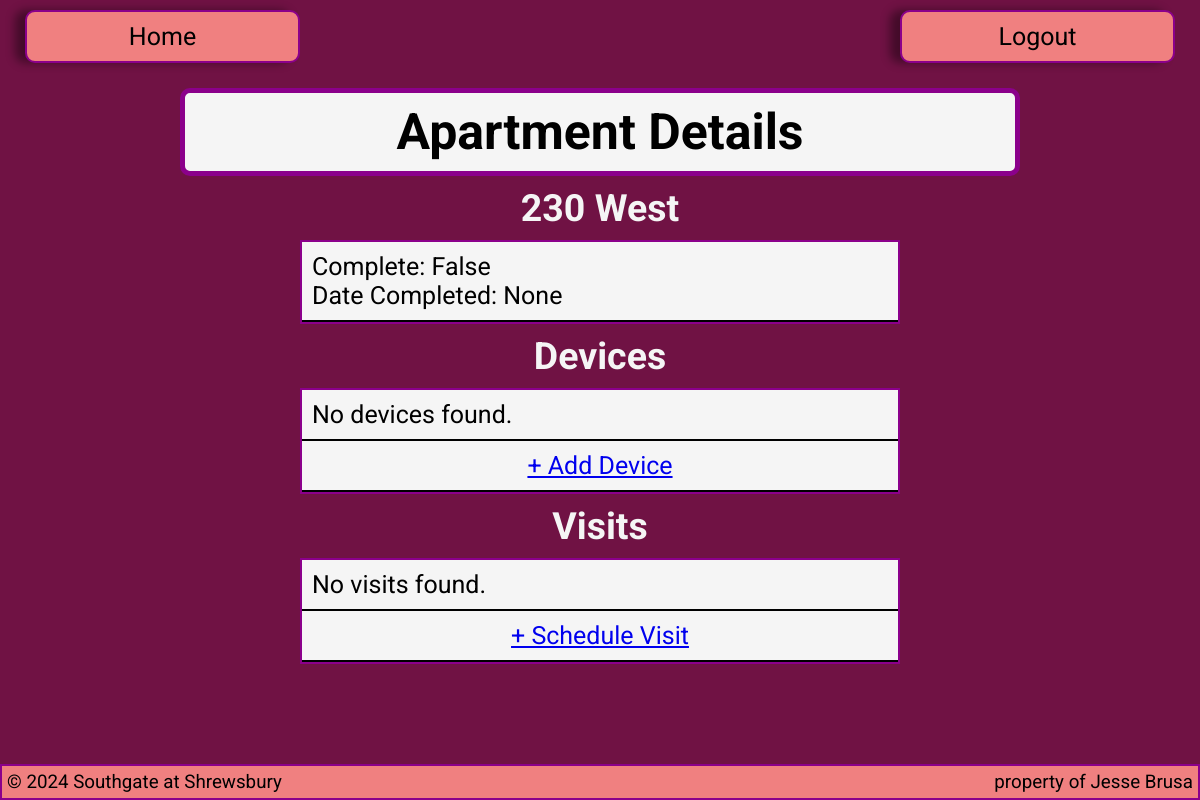
The page /streaming-transition/apartment/201/ on the database as committed earlier.
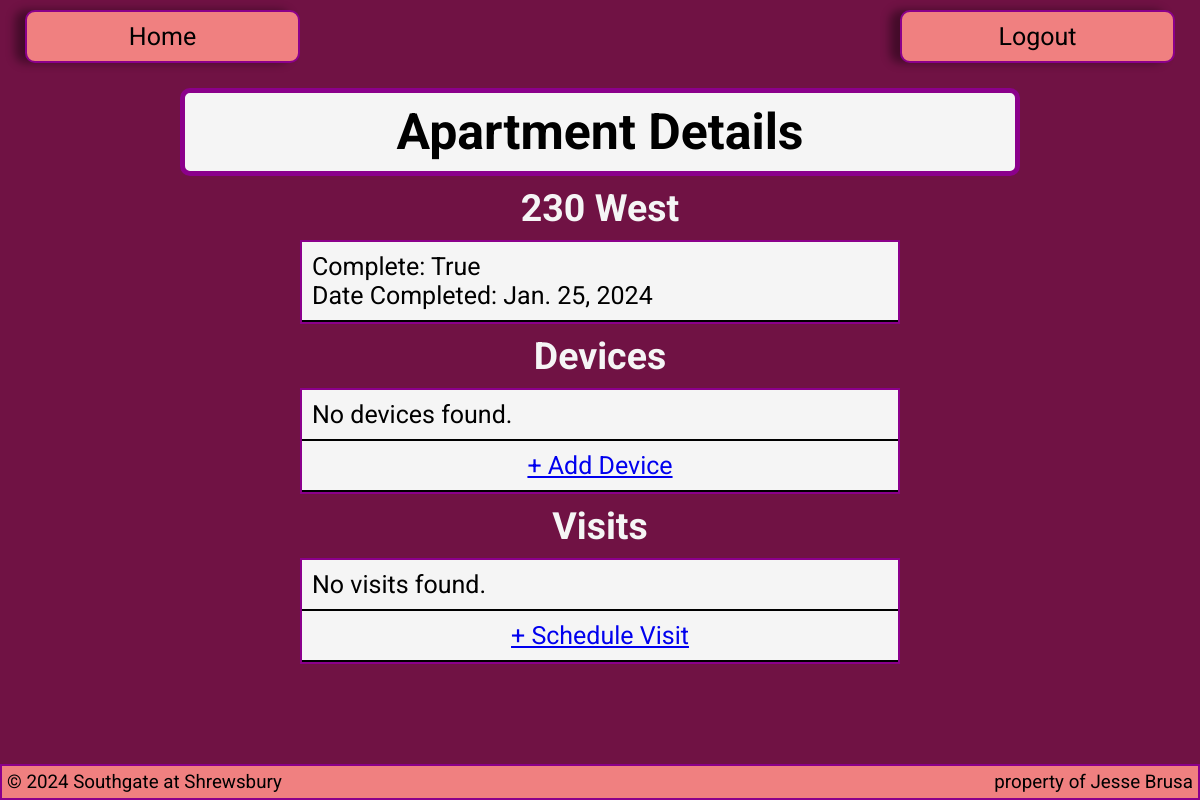
The same page on the database as committed later.
### streaming_transition/models.py (models this page shows, shortened)
class Apartment(models.Model):
    apartment_number = models.IntegerField()
    building = models.CharField(max_length=255)
    complete = models.BooleanField(default=False)
    date_completed = models.DateField(null=True, blank=True)

### streaming_transition/views.py (the view)
# urls.py: path('apartment/<int:pk>/', ApartmentDetailView.as_view(), name='apartment'),
class ApartmentDetailView(DetailView):
    model = Apartment
    context_object_name = 'apartment'
    template_name = 'base/details.html'
    def get_queryset(self):
        queryset = super().get_queryset()
        return queryset.prefetch_related('visits', 'devices')
    def get_context_data(self, **kwargs):
        context = super().get_context_data(**kwargs)
        apartment = self.object
        context['devices'] = apartment.devices.all()
        context['visits'] = apartment.visits.all()
        return context

### streaming_transition/templates/base/details.html (shortened to what this page needs)
{% extends 'base/streaming-transition-main.html' %}
{% block content %}
<div class="header">
    <h1>Apartment Details</h1>
</div>
<div class="tableHeader">
    <h2>{{ apartment.apartment_number }} {{ apartment.building }}</h2>
</div>
<ul class="detailContainer">
    <li>
        <p>Complete: {{ apartment.complete }}</p>
        <p>Date Completed: {{ apartment.date_completed }}</p>
    </li>
</ul>
<div class="tableHeader">
    <h2>Devices</h2>
</div>
<ul class="detailContainer">
    {% for device in devices %}
    <li>
        <p>{{ device.device_type }} - {{ device.model }}</p>
        <p>Built In: {{ device.built_in }}</p>
        <p>Smart Device: {{ device.smart_device }}</p>
        {% if device.recommendation %}
            <p>Recommendations:</p>
            <p>{{ device.recommendation }}</p>
        {% endif %}
    </li>
    {% empty %}
    <li>No devices found.</li>
    {% endfor %}
    <li class="detailLink"><a href="{% url 'device-form' apartment.id %}">+ Add Device</a></li>
</ul>
<div class="tableHeader">
    <h2>Visits</h2>
</div>
<ul class="detailContainer">
    {% for visit in visits %}
    <li>
        <p>Visit Date: {{ visit.date }} | {{ visit.time }}</p>
        <p>Technician: {{ visit.technician }}</p>
        {% if visit.comment %}
            <p>Comments:</p>
            <p>{{ visit.comment }}</p>
        {% endif %}
        {% if visit.time_completed %}
            <p>Completed: {{ visit.time_completed }}</p>
        {% else %}
            <div class="rowItems">
                <p>Completed: False</p>
                <button class="complete-button" data-visit-id="{{ visit.id }}">Mark Complete</button>
            </div>
        {% endif %}
    </li>
    {% empty %}
    <li>No visits found.</li>
    {% endfor %}
    <li class="detailLink"><a href="{% url 'visit-form' apartment.id %}">+ Schedule Visit</a></li>
</ul>
<br>
{% include 'base/footer.html' %}
{% endblock %}

Rows that differ between the two databases and show on the page:
changed Apartment "West": complete "False" → "True"; date_completed "None" → "Jan. 25, 2024"
